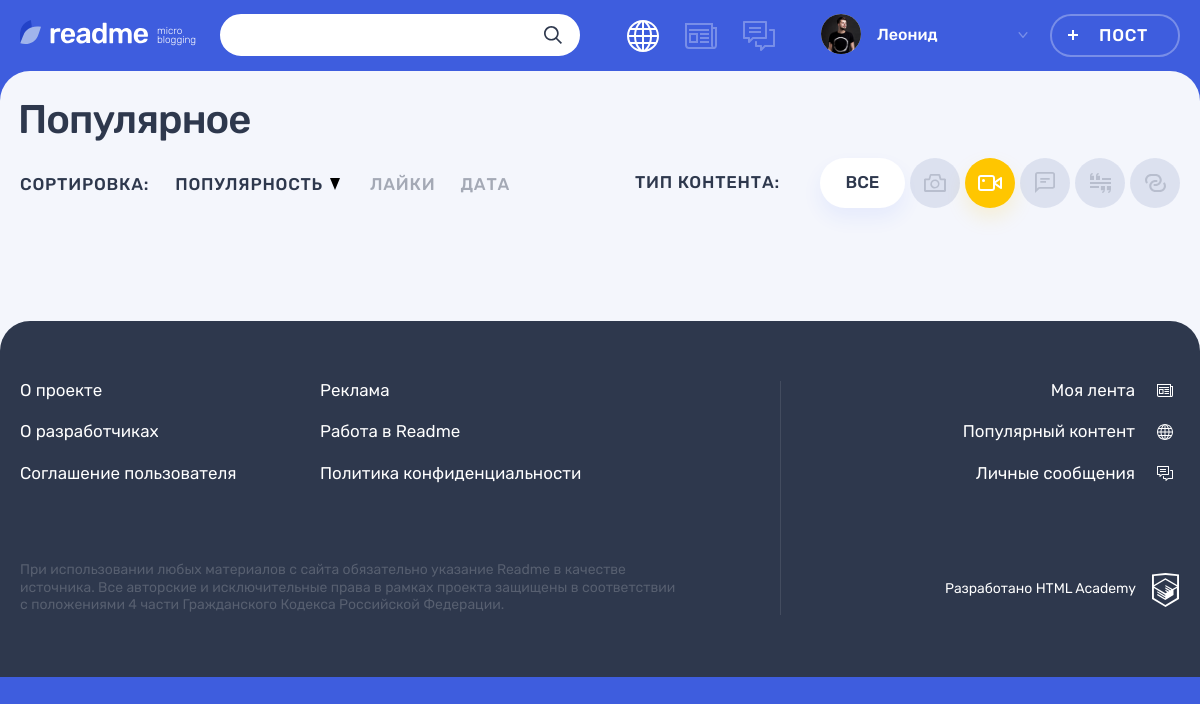
The page /index.php?type-content=2 on the database its author committed.
### tables this page shows
CREATE TABLE type_content (
    id INT AUTO_INCREMENT PRIMARY KEY,
    name text NOT NULL,
    class_name text NOT NULL
);

### helpers.php (called while the page is built, shortened)
<?php
function include_template($name, array $data = [])
{
    $name = 'templates/' . $name;
    extract($data);
    require $name;
    $result = ob_get_clean();
    return $result;
}

### templates/main.php (the view, shortened to what this page needs)
<section class="page__main page__main--popular">
    <div class="container">
        <h1 class="page__title page__title--popular"><?= $title ?></h1>
    </div>
    <div class="popular container">
        <div class="popular__filters-wrapper">
            <div class="popular__sorting sorting">
                <b class="popular__sorting-caption sorting__caption">Сортировка:</b>
                <ul class="popular__sorting-list sorting__list">
                    <li class="sorting__item sorting__item--popular">
                        <a class="sorting__link sorting__link--active" href="#">
                            <span>Популярность</span>
                            <svg class="sorting__icon" width="10" height="12">
                                <use xlink:href="#icon-sort"></use>
                            </svg>
                        </a>
                    </li>
                    <li class="sorting__item">
                        <a class="sorting__link" href="#">
                            <span>Лайки</span>
                        </a>
                    </li>
                    <li class="sorting__item">
                        <a class="sorting__link" href="#">
                            <span>Дата</span>
                        </a>
                    </li>
                </ul>
            </div>
            <div class="popular__filters filters">
                <b class="popular__filters-caption filters__caption">Тип контента:</b>
                <ul class="popular__filters-list  filters__list ">
                    <li class="popular__filters-item popular__filters-item--all filters__item filters__item--all ">
                        <a class="filters__button filters__button--ellipse filters__button--all filters__button--active"
                           href="index.php">
                            <span>Все</span>
                        </a>
                    </li>
                    <?php foreach ($types as $type_content) {
                        $size = [];
                        switch ($type_content['class_name']) {
                            case 'photo':
                                $size['width'] = 22;
                                $size['height'] = 18;
                                break;
                            case 'video':
                                $size = [
                                    'width' => 24,
                                    'height' => 16
                                ];
                                break;
                            case 'text':
                                $size = [
                                    'width' => 20,
                                    'height' => 21
                                ];
                                break;
                            case 'quote':
                                $size = [
                                    'width' => 21,
                                    'height' => 20
                                ];
                                break;
                            case 'link':
                                $size = [
                                    'width' => 21,
                                    'height' => 18
                                ];
                                break;
                        } ?>
                        <li class="popular__filters-item filters__item">
                            <a class="filters__button filters__button--<?= $type_content['class_name'] ?> <?= $type_content['id'] == $type_content_id ? "filters__button--active " : "" ?>button"
                               href="index.php?type-content=<?= $type_content['id'] ?>">
                                <svg class="filters__icon" width="<?= $size['width'] ?>"
                                     height="<?= $size['height'] ?>">
                                    <use xlink:href="#icon-filter-<?= $type_content['class_name'] ?>"></use>
                                </svg>
                            </a>
                        </li>
                    <?php } ?>
                </ul>
            </div>
        </div>
</section>

### rows shown on the page
type_content: $size['width'] 22 (drawn)
type_content: $size['width'] 24 (drawn)
type_content: $size['width'] 20 (drawn)
type_content: $size['width'] 21 (drawn)
type_content: $size['width'] 21 (drawn)

### other values the page prints
$user_name "Леонид"
$title "Популярное"
